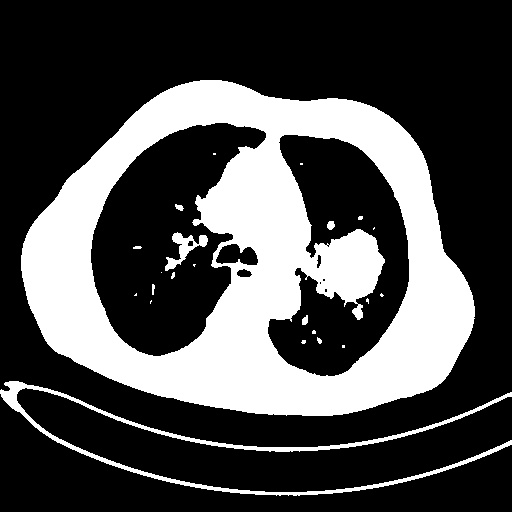
#> input picture Code/thresh.jpg, 512 x 512 px, found by its file name
$ python segmentation.py
#> lines starting #> are read from the running program, lines starting #| are printed output that depends on the picture; after the words box and inside, x2 and y2 are one past the last pixel; in counts of white or black regions, pixels touching at a corner belong together
import cv2 as cv
import matplotlib.pyplot as plt
import numpy as np


# This is simply converting it to grayscale and applying the Otsu's thresholding.
img = cv.imread("C:/Users/Aayush1999/Desktop/ACE/Final Year Project/Cancer Care/Implementation/Code/thresh.jpg",1)
#> img is the input picture: shape (512, 512, 3); min 0, max 255, mean 76.4
gray = cv.cvtColor(img,cv.COLOR_BGR2GRAY)
th1 = 0
th2 = 255
ret,thresh = cv.threshold(gray,th1,th2,cv.THRESH_BINARY + cv.THRESH_OTSU)
#> thresh: shape (512, 512); 29.9% white; 23 white regions (13 under 20 px), largest, box (x1, y1, x2, y2) and area: (21, 80, 475, 416) 73125, (0, 381, 512, 496) 4479, (165, 232, 208, 271) 561
#> ret = 8

    # noise removal
kernel = np.ones((3,3),np.uint8)
opening = cv.morphologyEx(thresh,cv.MORPH_OPEN,kernel, iterations = 2)
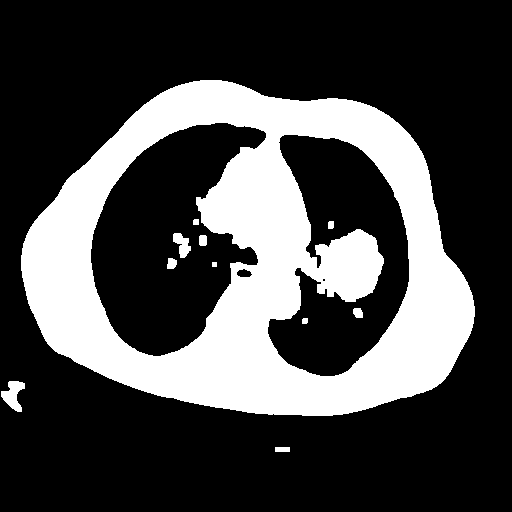
#> opening: shape (512, 512); 28.1% white; 11 white regions, largest, box (x1, y1, x2, y2) and area: (21, 80, 475, 416) 72622, (1, 381, 25, 412) 416, (173, 233, 191, 258) 262

    # sure background area
sure_bg = cv.dilate(opening,kernel,iterations=3)
#> sure_bg: shape (512, 512); 33% white; 6 white regions, box (x1, y1, x2, y2) and area: (18, 77, 478, 419) 84461, (164, 230, 194, 272) 802, (0, 378, 28, 415) 793, (272, 444, 293, 455) 231, (325, 218, 337, 232) 166, (209, 259, 220, 270) 121

    # Defining accuracuy
acc = 0.01

    # Finding sure foreground area
dist_transform = cv.distanceTransform(opening,cv.DIST_L2,5)
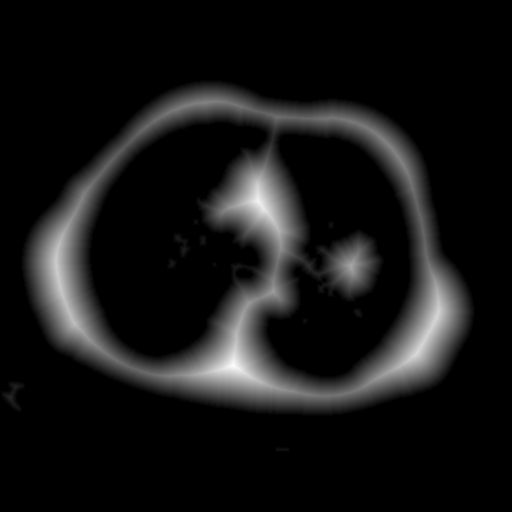
#> dist_transform: shape (512, 512) float32; min 0, max 44.54, mean 3.8; drawn with min black and max white
ret, sure_fg = cv.threshold(dist_transform,acc*dist_transform.max(),255,0)
#> ret = 0.445

    # Finding unknown region
sure_fg = np.uint8(sure_fg)
unknown = cv.subtract(sure_bg,sure_fg)
#> unknown: shape (512, 512); 4.9% white; 10 white regions (1 under 20 px), largest, box (x1, y1, x2, y2) and area: (18, 77, 478, 419) 4795, (268, 135, 409, 376) 3669, (91, 123, 266, 356) 3046

    # Marker labelling
ret, markers = cv.connectedComponents(sure_fg)
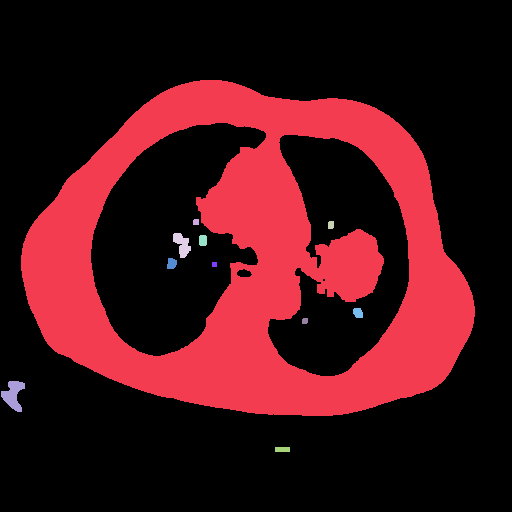
#> markers: shape (512, 512) int32; 12 distinct labels, from 0 to 11; one colour per label, 0 black
#> ret = 12

    # Add one to all labels so that sure background is not 0, but 1
markers = markers+1
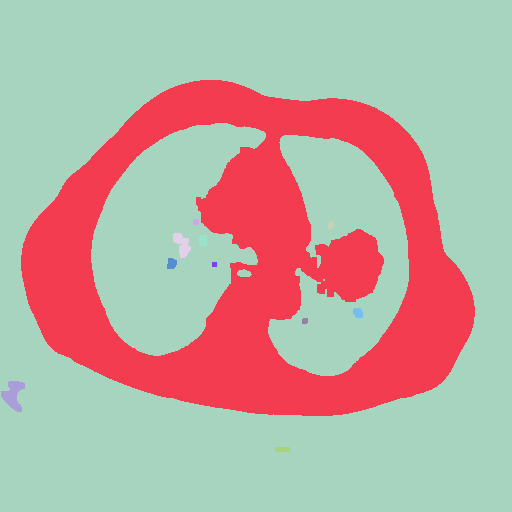
#> markers: shape (512, 512) int32; 12 distinct labels, from 1 to 12; one colour per label, 0 black

    # Now, mark the region of unknown with zero
markers[unknown==255] = 0
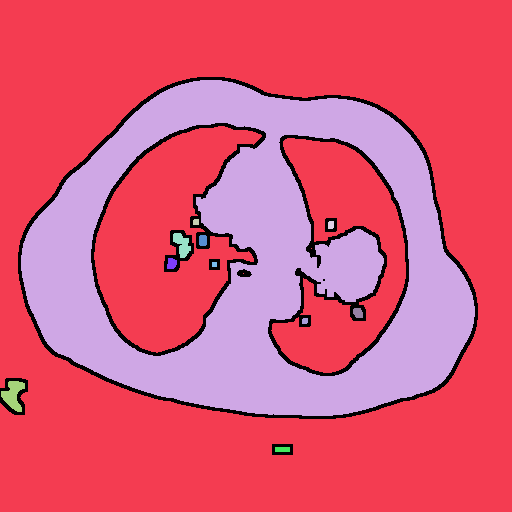
#> markers: shape (512, 512) int32; 13 distinct labels, from 0 to 12; one colour per label, 0 black
markers = cv.watershed(img,markers)
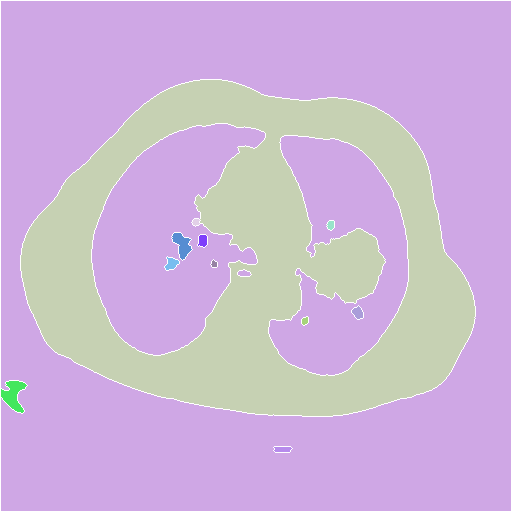
#> markers: shape (512, 512) int32; 13 distinct labels, from -1 to 12; one colour per label, 0 black, -1 white
img[markers == -1] = [0,0,255]
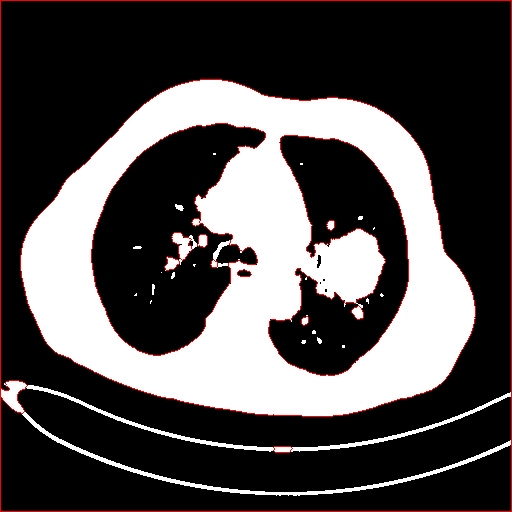
#> img: shape (512, 512, 3); 1.97% of pixels changed, all inside (x1, y1, x2, y2) = (0, 0, 512, 512)


cv.imwrite("../Result/Test/segmentation.jpg",img)
cv.imshow("Result",img)

cv.waitKey(0)
cv.destroyAllWindows()
